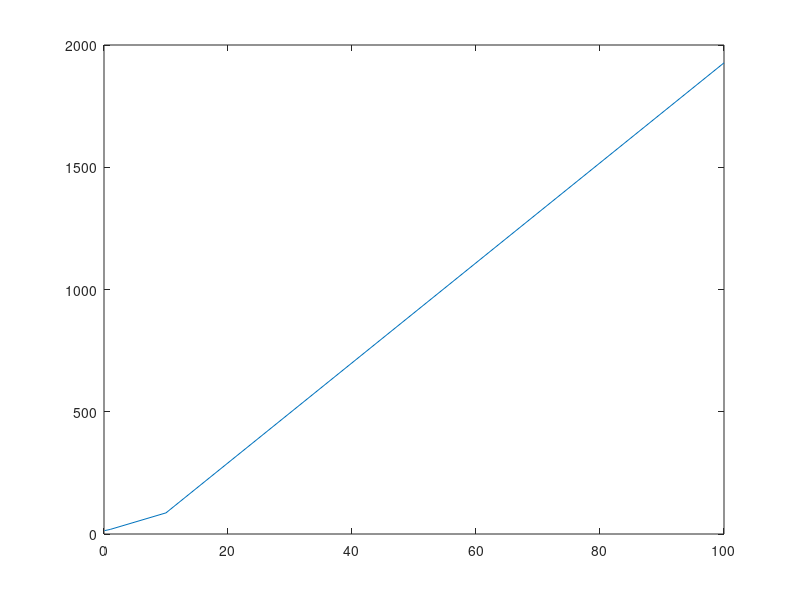

This chart was generated by the following MATLAB code:
% tempo esecuzione
lungh = [0.1 1 10 100];
temp = [13.8399   18.7297  86.4648   1927];
plot(lungh, temp)

m = (1927-80.3260)/90;



% 100--> 11 min?
% 1000--> 2 ore?